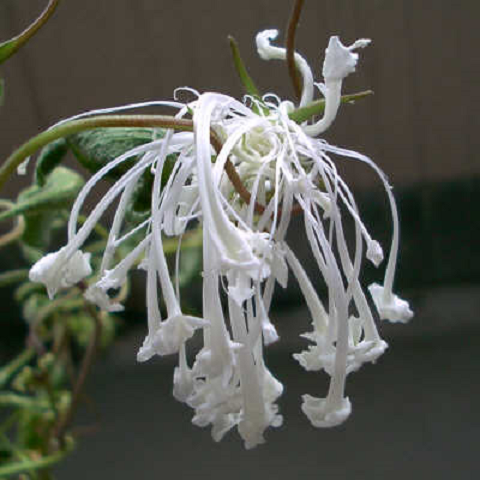
%> input picture img/kadai01/asagao.png, 480 x 480 px
$ octave kadai3.m   (GNU Octave 9; MATLAB toolbox functions it lacks are replaced by stand-ins)
%> lines starting %> are read from the running program, lines starting %| are printed output that depends on the picture; in (x1, y1, x2, y2) boxes, pixels count from 0 and x2, y2 are one past the last pixel; in counts of white or black regions, pixels touching at a corner belong together; the program's own positions count from 1
% 課題3 閾値処理
% 閾値を4パターン設定し，閾値処理した画像を示せ．

clear;      % 変数のクリア
close all;  % 図表のクリア

BIT_MAX = 255;                  % 画素の最大値

org_img = imread('asagao.png'); % 原画像の入力
%> org_img is the input picture: size 480x480x3 uint8; mean R, G, B 89.3, 91, 82.3
org_gray = rgb2gray(org_img);   % グレイスケール化
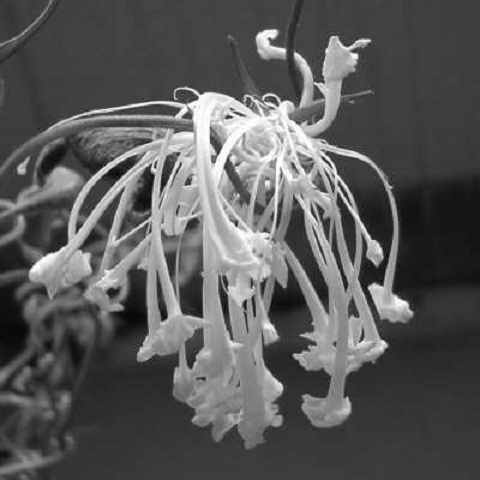
%> org_gray: size 480x480 uint8; min 7, max 255, mean 89.5

for i = 1:4
    figure(i);

    % 輝度が (BIT_MAX * (i/5)) より大きい画素を1，それ以外を0に
    % 閾値には51，102，153，204の4パターンを選択
    thr_img = org_gray > (BIT_MAX * (i/5));
    imagesc(thr_img);           % 画像の表示
    colormap(gray);             % グレースケールの範囲で表示
    colorbar;                   % カラーバーの表示
    axis image;                 % 正方比率に
end
%> this loop made 4 passes
%> pass 1, `thr_img = org_gray > (BIT_MAX * (i/5));`:
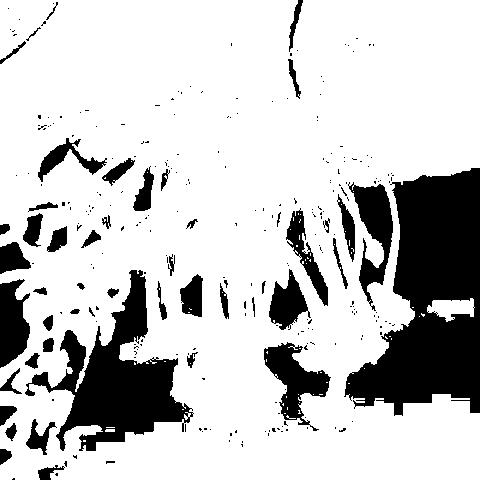
%> thr_img: size 480x480 logical; 78.8% white; 274 black regions (225 under 20 px), largest, box (x1, y1, x2, y2) and area: (344, 168, 480, 416) 19938, (25, 270, 194, 451) 10999, (348, 182, 393, 311) 2447
%> pass 2, `thr_img = org_gray > (BIT_MAX * (i/5));`:
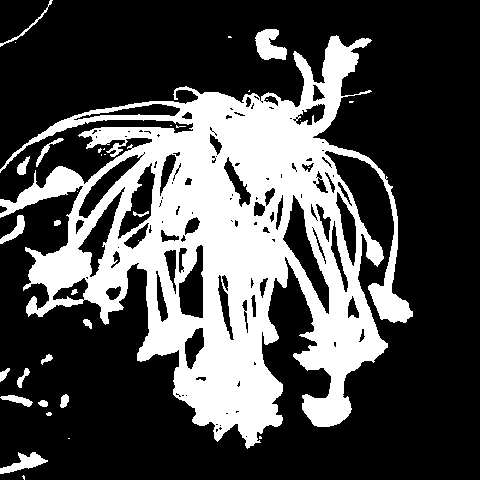
%> thr_img: size 480x480 logical; 30.4% white; 36 white regions (19 under 20 px), largest, box (x1, y1, x2, y2) and area: (0, 35, 413, 449) 67329, (255, 29, 287, 60) 659, (0, 452, 48, 474) 450
%> pass 3, `thr_img = org_gray > (BIT_MAX * (i/5));`:
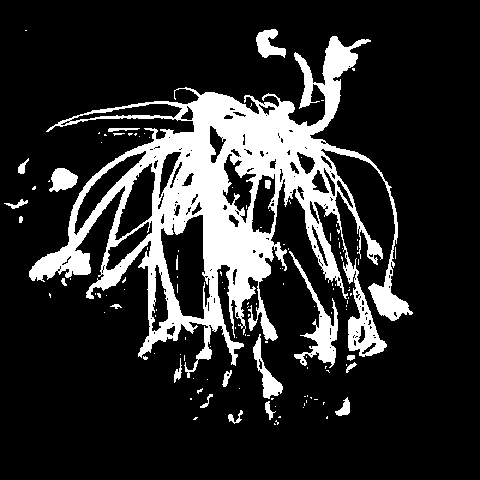
%> thr_img: size 480x480 logical; 17.6% white; 127 white regions (105 under 20 px), largest, box (x1, y1, x2, y2) and area: (29, 36, 413, 378) 36203, (289, 251, 338, 368) 1391, (253, 334, 283, 399) 599

return;

$ run again, with img/kadai01/compare.png copied over img/kadai01/asagao.png
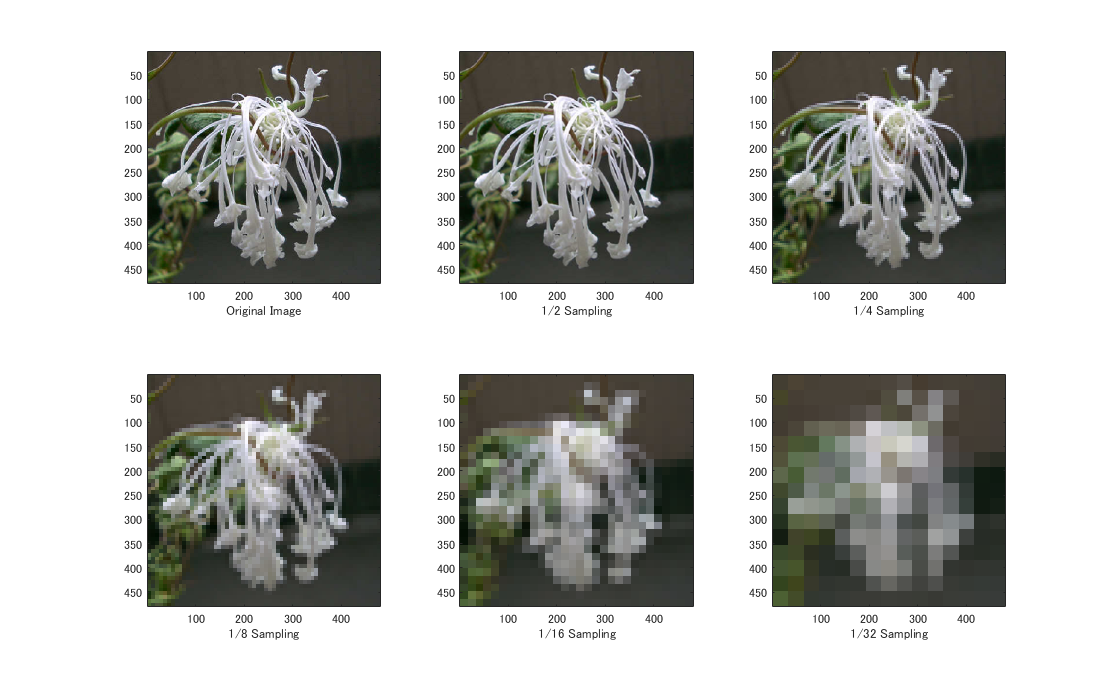
%> input picture img/kadai01/compare.png, 1114 x 682 px
%> org_img is the input picture: size 682x1114x3 uint8; mean R, G, B 181.8, 182.6, 178.9
%> the loop `for i = 1:4` made 4 passes
%> pass 1, `thr_img = org_gray > (BIT_MAX * (i/5));`:
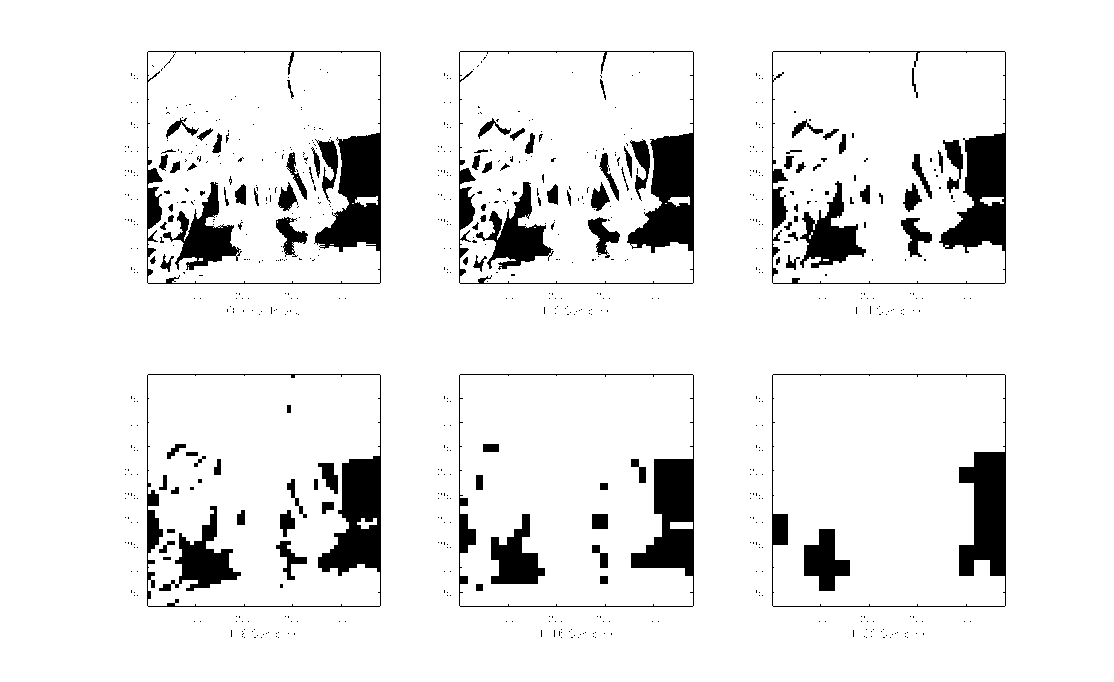
%> thr_img: size 682x1114 logical; 91.5% white; 748 black regions (646 under 20 px), largest, box (x1, y1, x2, y2) and area: (459, 51, 694, 284) 6588, (147, 51, 381, 284) 6460, (772, 51, 1006, 284) 6331
%> pass 3, `thr_img = org_gray > (BIT_MAX * (i/5));`:
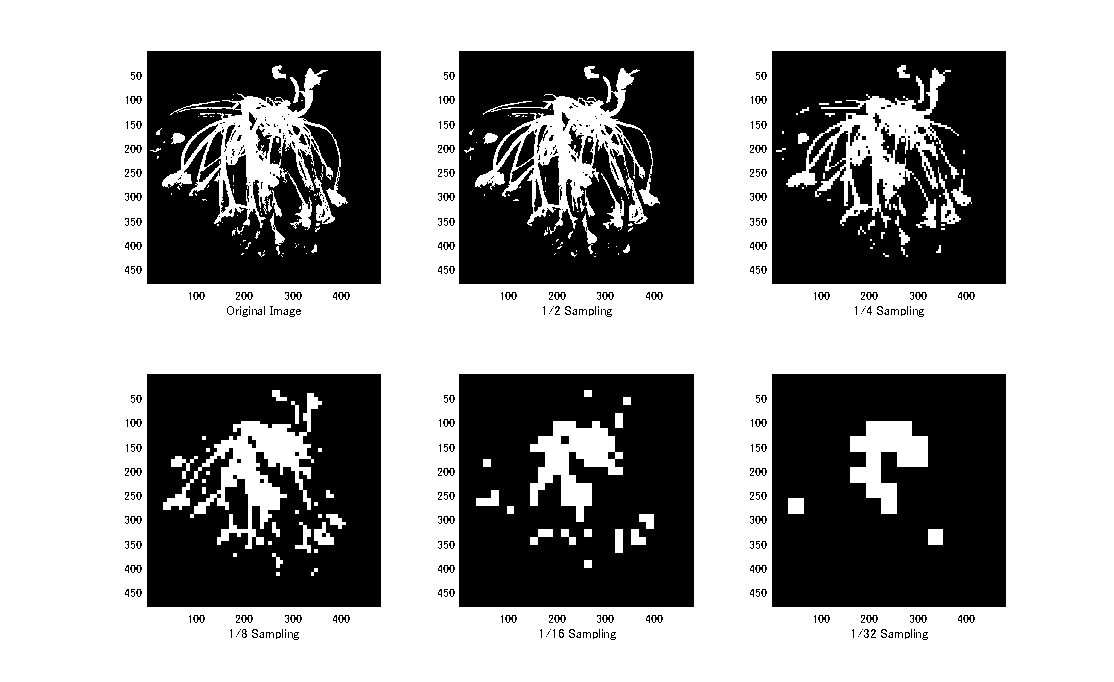
%> thr_img: size 682x1114 logical; 62.3% white; 454 black regions (314 under 20 px), largest, box (x1, y1, x2, y2) and area: (772, 374, 1006, 607) 50181, (459, 374, 694, 607) 48640, (147, 374, 381, 607) 46212
